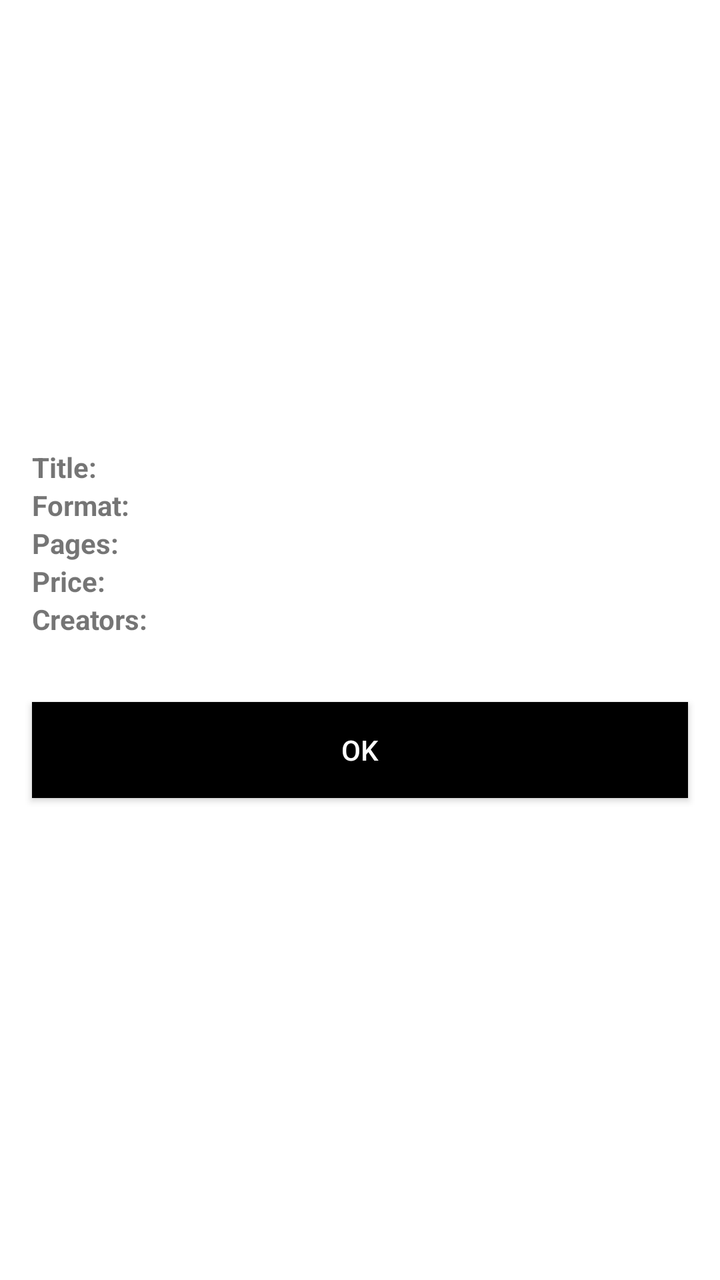
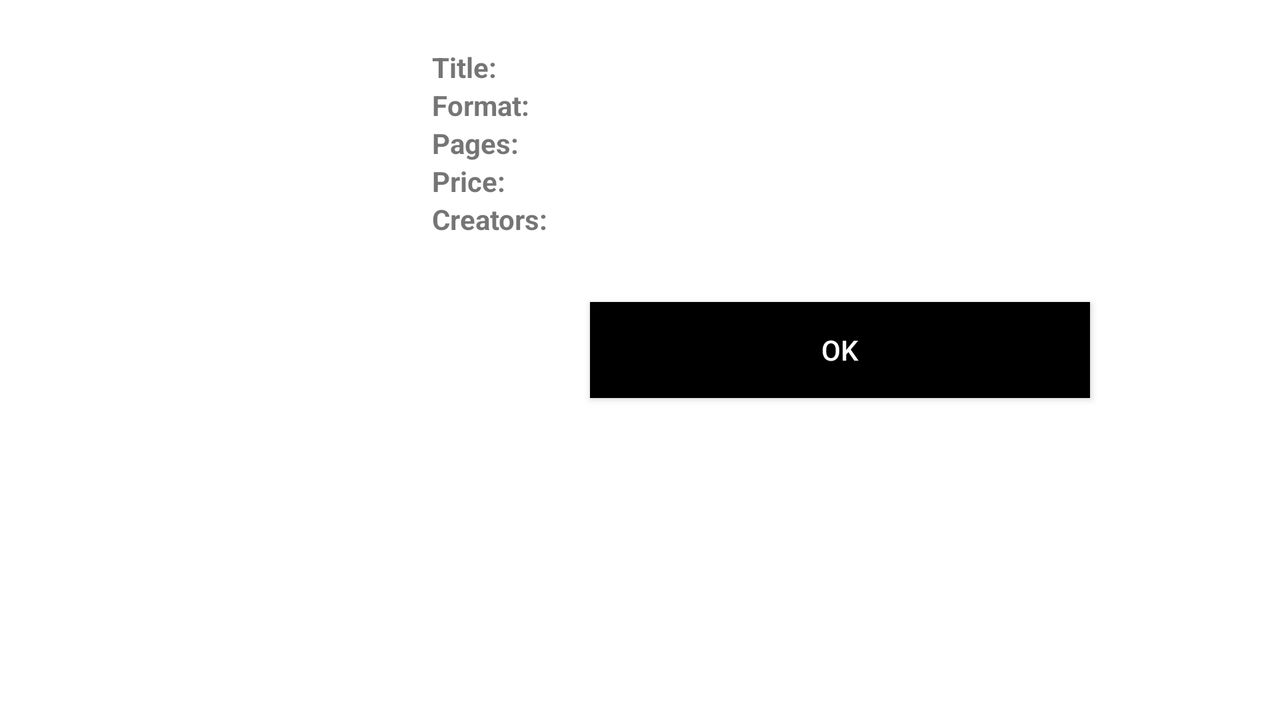

Two renders of one Android screen. The first uses the default layout on a phone; the second uses the alternative layout the repository ships for a different screen configuration, on a matching device. The two XML files are below.
<!-- AndroidManifest.xml: application theme MyMaterialTheme -->
<!-- res/layout/fragment_dialog.xml -->
<?xml version="1.0" encoding="utf-8"?>
<LinearLayout
    xmlns:android="http://schemas.android.com/apk/res/android"
    android:orientation="vertical"
    android:layout_width="match_parent"
    android:layout_height="match_parent"
    android:background="#ffffff">
    <ImageView
        android:id="@+id/dialog_image"
        android:layout_width="200dp"
        android:layout_height="200dp"
        android:layout_gravity="center"
        android:src="@drawable/unavailable_page"/>
    <LinearLayout
        android:orientation="horizontal"
        android:layout_width="match_parent"
        android:layout_height="wrap_content"
        android:layout_marginTop="24dp"
        android:layout_marginLeft="16dp"
        android:layout_marginStart="16dp">
        <TextView
            android:id="@+id/dialog_title"
            android:layout_width="wrap_content"
            android:layout_height="wrap_content"
            android:text="@string/dialog_title"
            android:textStyle="bold"/>
        <TextView
            android:id="@+id/dialog_title_input"
            android:layout_width="wrap_content"
            android:layout_height="wrap_content"
            android:layout_marginLeft="5dp"
            android:layout_marginStart="5dp"
            android:layout_marginRight="16dp"
            android:layout_marginEnd="16dp"/>
    </LinearLayout>
    <LinearLayout
        android:orientation="horizontal"
        android:layout_width="match_parent"
        android:layout_height="wrap_content"
        android:layout_marginLeft="16dp"
        android:layout_marginStart="16dp">
        <TextView
            android:id="@+id/dialog_format"
            android:layout_width="wrap_content"
            android:layout_height="wrap_content"
            android:text="@string/dialog_format"
            android:textStyle="bold"/>
        <TextView
            android:id="@+id/dialog_format_input"
            android:layout_width="wrap_content"
            android:layout_height="wrap_content"
            android:layout_marginLeft="5dp"
            android:layout_marginStart="5dp"
            android:layout_marginRight="16dp"
            android:layout_marginEnd="16dp"/>
    </LinearLayout>
    <LinearLayout
        android:orientation="horizontal"
        android:layout_width="match_parent"
        android:layout_height="wrap_content"
        android:layout_marginLeft="16dp"
        android:layout_marginStart="16dp">
        <TextView
            android:id="@+id/dialog_pagecount"
            android:layout_width="wrap_content"
            android:layout_height="wrap_content"
            android:text="@string/dialog_pagecount"
            android:textStyle="bold"/>
        <TextView
            android:id="@+id/dialog_pagecount_input"
            android:layout_width="wrap_content"
            android:layout_height="wrap_content"
            android:layout_marginLeft="5dp"
            android:layout_marginStart="5dp"
            android:layout_marginRight="16dp"
            android:layout_marginEnd="16dp"/>
    </LinearLayout>
    <LinearLayout
        android:orientation="horizontal"
        android:layout_width="match_parent"
        android:layout_height="wrap_content"
        android:layout_marginLeft="16dp"
        android:layout_marginStart="16dp">
        <TextView
            android:id="@+id/dialog_price"
            android:layout_width="wrap_content"
            android:layout_height="wrap_content"
            android:text="@string/dialog_price"
            android:textStyle="bold"/>
        <TextView
            android:id="@+id/dialog_price_input"
            android:layout_width="wrap_content"
            android:layout_height="wrap_content"
            android:layout_marginLeft="5dp"
            android:layout_marginStart="5dp"
            android:layout_marginRight="16dp"
            android:layout_marginEnd="16dp"/>
    </LinearLayout>
    <LinearLayout
        android:orientation="horizontal"
        android:layout_width="match_parent"
        android:layout_height="wrap_content"
        android:layout_marginLeft="16dp"
        android:layout_marginStart="16dp">
        <TextView
            android:id="@+id/dialog_creators"
            android:layout_width="wrap_content"
            android:layout_height="wrap_content"
            android:text="@string/dialog_creators"
            android:textStyle="bold"/>
        <TextView
            android:id="@+id/dialog_creators_input"
            android:layout_width="wrap_content"
            android:layout_height="wrap_content"
            android:layout_marginLeft="5dp"
            android:layout_marginStart="5dp"
            android:layout_marginRight="16dp"
            android:layout_marginEnd="16dp"/>
    </LinearLayout>
    <Button
        android:id="@+id/dialog_button"
        android:layout_width="match_parent"
        android:layout_height="wrap_content"
        android:text="@string/dialog_button"
        android:textColor="#ffffff"
        android:background="@color/colorPrimary"
        android:layout_marginTop="32dp"
        android:layout_marginBottom="32dp"
        android:layout_marginLeft="16dp"
        android:layout_marginStart="16dp"
        android:layout_marginEnd="16dp"
        android:layout_marginRight="16dp"/>
</LinearLayout>
<!-- resources referenced by this layout -->
<resources>
  <color name="colorPrimary">#000000</color>
  <string name="dialog_button">ok</string>
  <string name="dialog_creators">Creators: </string>
  <string name="dialog_format">Format: </string>
  <string name="dialog_pagecount">Pages: </string>
  <string name="dialog_price">Price: </string>
  <string name="dialog_title">Title: </string>
  <style name="MyMaterialTheme" parent="MyMaterialTheme.Base">
      </style>
  <style name="MyMaterialTheme.Base" parent="Theme.AppCompat.Light.NoActionBar">
          <item name="colorPrimary">@color/colorPrimary</item>
          <item name="colorPrimaryDark">@color/colorPrimaryDark</item>
          <item name="colorAccent">@color/colorAccent</item>
      </style>
  <color name="colorPrimaryDark">#000000</color>
  <color name="colorAccent">#71bfd2</color>
</resources>
<!-- res/layout-land/fragment_dialog.xml (the repository's variant of the layout above) -->
<!-- drawn on the phone turned sideways -->
<?xml version="1.0" encoding="utf-8"?>
<LinearLayout
    xmlns:android="http://schemas.android.com/apk/res/android"
    android:orientation="horizontal"
    android:layout_width="match_parent"
    android:layout_height="match_parent"
    android:background="#ffffff">
    <ImageView
        android:id="@+id/dialog_image"
        android:layout_width="200dp"
        android:layout_height="200dp"
        android:layout_gravity="center"
        android:src="@drawable/unavailable_page"/>
    <LinearLayout
        android:orientation="vertical"
        android:layout_width="match_parent"
        android:layout_height="wrap_content">
        <LinearLayout
            android:orientation="horizontal"
            android:layout_width="wrap_content"
            android:layout_height="wrap_content"
            android:layout_marginTop="24dp"
            android:layout_marginLeft="16dp"
            android:layout_marginStart="16dp">
            <TextView
                android:id="@+id/dialog_title"
                android:layout_width="wrap_content"
                android:layout_height="wrap_content"
                android:text="@string/dialog_title"
                android:textStyle="bold"/>
            <TextView
                android:id="@+id/dialog_title_input"
                android:layout_width="match_parent"
                android:layout_height="wrap_content"
                android:layout_marginLeft="5dp"
                android:layout_marginStart="5dp"
                android:layout_marginRight="16dp"
                android:layout_marginEnd="16dp"/>
        </LinearLayout>
        <LinearLayout
            android:orientation="horizontal"
            android:layout_width="match_parent"
            android:layout_height="wrap_content"
            android:layout_marginLeft="16dp"
            android:layout_marginStart="16dp">
            <TextView
                android:id="@+id/dialog_format"
                android:layout_width="wrap_content"
                android:layout_height="wrap_content"
                android:text="@string/dialog_format"
                android:textStyle="bold"/>
            <TextView
                android:id="@+id/dialog_format_input"
                android:layout_width="wrap_content"
                android:layout_height="wrap_content"
                android:layout_marginLeft="5dp"
                android:layout_marginStart="5dp"
                android:layout_marginRight="16dp"
                android:layout_marginEnd="16dp"/>
        </LinearLayout>
        <LinearLayout
            android:orientation="horizontal"
            android:layout_width="match_parent"
            android:layout_height="wrap_content"
            android:layout_marginLeft="16dp"
            android:layout_marginStart="16dp">
            <TextView
                android:id="@+id/dialog_pagecount"
                android:layout_width="wrap_content"
                android:layout_height="wrap_content"
                android:text="@string/dialog_pagecount"
                android:textStyle="bold"/>
            <TextView
                android:id="@+id/dialog_pagecount_input"
                android:layout_width="wrap_content"
                android:layout_height="wrap_content"
                android:layout_marginLeft="5dp"
                android:layout_marginStart="5dp"
                android:layout_marginRight="16dp"
                android:layout_marginEnd="16dp"/>
        </LinearLayout>
        <LinearLayout
            android:orientation="horizontal"
            android:layout_width="match_parent"
            android:layout_height="wrap_content"
            android:layout_marginLeft="16dp"
            android:layout_marginStart="16dp">
            <TextView
                android:id="@+id/dialog_price"
                android:layout_width="wrap_content"
                android:layout_height="wrap_content"
                android:text="@string/dialog_price"
                android:textStyle="bold"/>
            <TextView
                android:id="@+id/dialog_price_input"
                android:layout_width="wrap_content"
                android:layout_height="wrap_content"
                android:layout_marginLeft="5dp"
                android:layout_marginStart="5dp"
                android:layout_marginRight="16dp"
                android:layout_marginEnd="16dp"/>
        </LinearLayout>
        <LinearLayout
            android:orientation="horizontal"
            android:layout_width="match_parent"
            android:layout_height="wrap_content"
            android:layout_marginLeft="16dp"
            android:layout_marginStart="16dp">
            <TextView
                android:id="@+id/dialog_creators"
                android:layout_width="wrap_content"
                android:layout_height="wrap_content"
                android:text="@string/dialog_creators"
                android:textStyle="bold"/>
            <TextView
                android:id="@+id/dialog_creators_input"
                android:layout_width="wrap_content"
                android:layout_height="wrap_content"
                android:layout_marginLeft="5dp"
                android:layout_marginStart="5dp"
                android:layout_marginRight="16dp"
                android:layout_marginEnd="16dp"/>
        </LinearLayout>
        <Button
            android:id="@+id/dialog_button"
            android:layout_width="250dp"
            android:layout_height="wrap_content"
            android:text="@string/dialog_button"
            android:textColor="#ffffff"
            android:layout_gravity="center"
            android:background="@color/colorPrimary"
            android:layout_marginTop="32dp"
            android:layout_marginBottom="32dp"
            android:layout_marginLeft="16dp"
            android:layout_marginStart="16dp"
            android:layout_marginEnd="16dp"
            android:layout_marginRight="16dp"/>
    </LinearLayout>
</LinearLayout>
